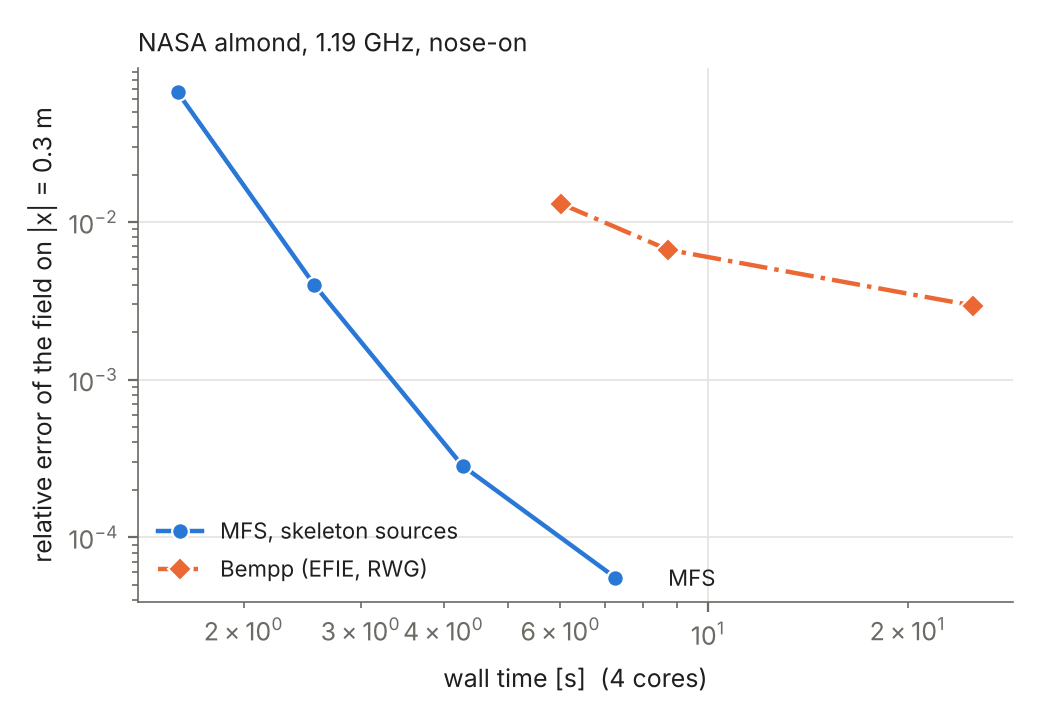

This chart was generated by the following Python code:
"""Error against wall time for the NASA almond at 1.19 GHz, nose-on incidence:
MFS with skeleton sources against Bempp (EFIE, RWG, dense LU).

    python3 fig_cost_almond.py run    # solve and time both on this machine; writes fig_cost_almond.npz
    python3 fig_cost_almond.py        # table and figure from the saved data

Times include assembly, solve and evaluation at 400 points on |x| = 0.3 m. The
MFS uses the two mirror planes of the almond, and so does Bempp
(bem_mirror.py). The error is measured against the finest MFS layout. Run alone on the machine.
"""
import sys
import time

import numpy as np

import pec_almond_skeleton as a
from pec_sphere_convergence import fibonacci_sphere

FREQ = 1.19
LAYOUTS = ((3, 0), (4, 1), (5, 2), (6, 3), (8, 5))        # (n_mid, J); the last is the reference
BEM = ((28, 28), (40, 36), (60, 56), (84, 76), (100, 92))     # cells along and around; with the two mirror planes
STYLE = {"MFS": ("#2a78d6", "o", "-", "MFS, skeleton sources"), "Bempp": ("#eb6834", "D", "-.", "Bempp (EFIE, RWG), two mirror planes")}
INK, MUTED = "#1f1f1e", "#6b6a64"


def run():
    k = 2 * np.pi * FREQ * 1e9 / 299792458.0
    pts = 0.3 * fibonacci_sphere(400)
    a.solve(k, a.source_rows(2, 0, 0.5))                   # warm-up
    out, rows = {}, []
    for n_mid, J in LAYOUTS:
        t0 = time.time()
        y = a.source_rows(n_mid, J, 0.5)
        c, info = a.solve(k, y)
        E = (a.matrix(pts, y, k) @ c).reshape(-1, 3)
        t = time.time() - t0
        ext, sca = a.cross_sections(k, y, c)
        rows.append((len(y), info["unknowns"], t, abs(ext - sca) / sca))
        out[f"mfs_E{len(rows) - 1}"] = E
        print(f"MFS n_mid={n_mid} J={J}: sources={len(y)} unknowns={info['unknowns']} rows={info['rows']} "
              f"time={t:.1f}s optical={rows[-1][3]:.1e}", flush=True)
    out["mfs"] = np.array(rows)
    a.bem_reference(k, pts, ((12, 12),))                   # warm-up: Bempp compiles its kernels on first use
    brows = []
    for i, (ndof, Eb, t) in enumerate(a.bem_reference(k, pts, BEM)):
        brows.append((ndof, t))
        out[f"bem_E{i}"] = Eb
        print(f"Bempp dofs={ndof} time={t:.1f}s", flush=True)
    out["bem"] = np.array(brows)
    np.savez("fig_cost_almond.npz", **out)


def rel(x, y):
    return np.linalg.norm(x - y) / np.linalg.norm(y)


def report():
    d = np.load("fig_cost_almond.npz")
    ref = d[f"mfs_E{len(d['mfs']) - 1}"]
    curves = {"MFS": [], "Bempp": []}
    print("method   unknowns   time[s]   error vs finest MFS   optical")
    for i, (n, unk, t, opt) in enumerate(d["mfs"][:-1]):
        e = rel(d[f"mfs_E{i}"], ref)
        curves["MFS"].append((t, e))
        print(f"MFS    {int(unk):9d} {t:9.1f} {e:14.2e} {opt:16.1e}")
    for i, (ndof, t) in enumerate(d["bem"]):
        e = rel(d[f"bem_E{i}"], ref)
        curves["Bempp"].append((t, e))
        print(f"Bempp  {int(ndof):9d} {t:9.1f} {e:14.2e}")
    return {k_: np.array(v) for k_, v in curves.items()}


def plot(curves, fname="fig_cost_almond"):
    import matplotlib
    matplotlib.use("Agg")
    import matplotlib.pyplot as plt
    plt.rcParams.update({"font.size": 9, "axes.edgecolor": MUTED, "axes.labelcolor": INK, "text.color": INK,
                         "xtick.color": MUTED, "ytick.color": MUTED, "axes.linewidth": 0.6})
    fig, ax = plt.subplots(figsize=(5.2, 3.6))
    for key, (col, mk, ls, label) in STYLE.items():
        c = curves[key]
        ax.loglog(c[:, 0], c[:, 1], ls, color=col, marker=mk, ms=6, lw=1.6, mec="white", mew=0.8, label=label)
        ax.annotate(key, (c[-1, 0] * 1.2, c[-1, 1]), ha="left", va="center", fontsize=8, color=INK)
    ax.set_xlabel("wall time [s]  (4 cores)")
    ax.set_ylabel("relative error of the field on |x| = 0.3 m")
    ax.grid(True, which="major", color="#e4e3df", lw=0.6)
    for sp in ("top", "right"):
        ax.spines[sp].set_visible(False)
    ax.legend(frameon=False, fontsize=8, loc="lower left")
    ax.set_title("NASA almond, 1.19 GHz, nose-on", loc="left", fontsize=9, color=INK)
    fig.tight_layout()
    fig.savefig(fname + ".pdf")
    fig.savefig(fname + ".png", dpi=200)
    print("wrote", fname + ".pdf/.png")


if __name__ == "__main__":
    if len(sys.argv) > 1 and sys.argv[1] == "run":
        run()
    plot(report())
